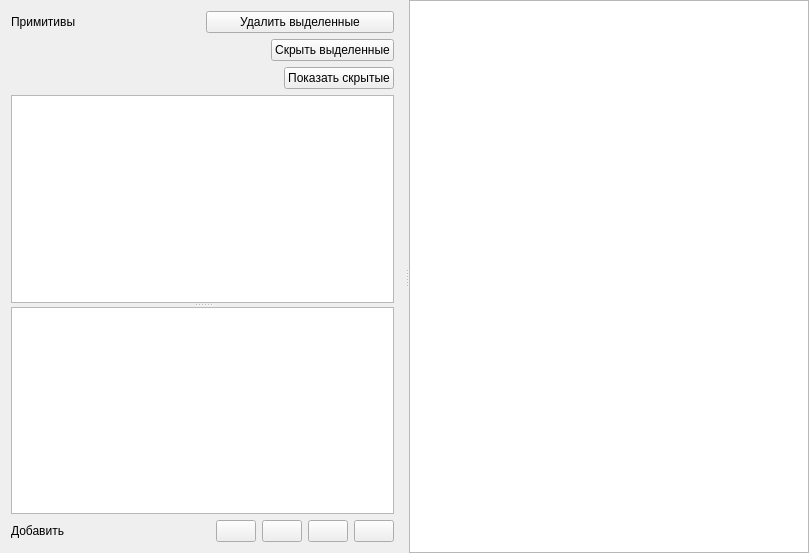
<?xml version="1.0" encoding="UTF-8"?>
<ui version="4.0">
 <class>main</class>
 <widget class="QWidget" name="main">
  <property name="geometry">
   <rect>
    <x>0</x>
    <y>0</y>
    <width>809</width>
    <height>553</height>
   </rect>
  </property>
  <property name="windowTitle">
   <string>L9</string>
  </property>
  <layout class="QGridLayout" name="gridLayout">
   <property name="topMargin">
    <number>0</number>
   </property>
   <property name="rightMargin">
    <number>0</number>
   </property>
   <property name="bottomMargin">
    <number>0</number>
   </property>
   <item row="0" column="0">
    <widget class="QSplitter" name="horizontalSpliiter">
     <property name="orientation">
      <enum>Qt::Horizontal</enum>
     </property>
     <widget class="QWidget" name="layoutWidget">
      <layout class="QVBoxLayout" name="verticalLayout">
       <property name="leftMargin">
        <number>0</number>
       </property>
       <property name="topMargin">
        <number>11</number>
       </property>
       <property name="bottomMargin">
        <number>11</number>
       </property>
       <item>
        <layout class="QHBoxLayout" name="horizontalLayout_2">
         <item>
          <widget class="QLabel" name="label">
           <property name="text">
            <string>Примитивы</string>
           </property>
          </widget>
         </item>
         <item>
          <widget class="QPushButton" name="removeSelected">
           <property name="text">
            <string>Удалить выделенные</string>
           </property>
          </widget>
         </item>
        </layout>
       </item>
       <item alignment="Qt::AlignRight">
        <widget class="QPushButton" name="hideSelected">
         <property name="text">
          <string>Скрыть выделенные</string>
         </property>
        </widget>
       </item>
       <item alignment="Qt::AlignRight">
        <widget class="QPushButton" name="showHidden">
         <property name="text">
          <string>Показать скрытые</string>
         </property>
        </widget>
       </item>
       <item>
        <widget class="QSplitter" name="tableSplitter">
         <property name="orientation">
          <enum>Qt::Vertical</enum>
         </property>
         <widget class="QTableView" name="primitivesTable">
          <property name="selectionMode">
           <enum>QAbstractItemView::ExtendedSelection</enum>
          </property>
          <property name="selectionBehavior">
           <enum>QAbstractItemView::SelectRows</enum>
          </property>
          <attribute name="horizontalHeaderVisible">
           <bool>true</bool>
          </attribute>
          <attribute name="horizontalHeaderDefaultSectionSize">
           <number>49</number>
          </attribute>
          <attribute name="horizontalHeaderHighlightSections">
           <bool>true</bool>
          </attribute>
          <attribute name="horizontalHeaderStretchLastSection">
           <bool>true</bool>
          </attribute>
          <attribute name="verticalHeaderVisible">
           <bool>false</bool>
          </attribute>
          <attribute name="verticalHeaderHighlightSections">
           <bool>false</bool>
          </attribute>
         </widget>
         <widget class="QTableView" name="groupsTable">
          <property name="selectionMode">
           <enum>QAbstractItemView::NoSelection</enum>
          </property>
          <property name="cornerButtonEnabled">
           <bool>false</bool>
          </property>
          <attribute name="horizontalHeaderVisible">
           <bool>true</bool>
          </attribute>
          <attribute name="horizontalHeaderDefaultSectionSize">
           <number>50</number>
          </attribute>
          <attribute name="horizontalHeaderStretchLastSection">
           <bool>true</bool>
          </attribute>
          <attribute name="verticalHeaderVisible">
           <bool>false</bool>
          </attribute>
          <attribute name="verticalHeaderHighlightSections">
           <bool>false</bool>
          </attribute>
          <attribute name="verticalHeaderStretchLastSection">
           <bool>false</bool>
          </attribute>
         </widget>
        </widget>
       </item>
       <item>
        <layout class="QHBoxLayout" name="horizontalLayout">
         <item>
          <widget class="QLabel" name="label_2">
           <property name="text">
            <string>Добавить</string>
           </property>
          </widget>
         </item>
         <item>
          <widget class="QPushButton" name="addEllipse">
           <property name="sizePolicy">
            <sizepolicy hsizetype="Maximum" vsizetype="Fixed">
             <horstretch>0</horstretch>
             <verstretch>0</verstretch>
            </sizepolicy>
           </property>
           <property name="baseSize">
            <size>
             <width>29</width>
             <height>0</height>
            </size>
           </property>
           <property name="toolTip">
            <string>Эллипс</string>
           </property>
           <property name="text">
            <string/>
           </property>
           <property name="icon">
            <iconset resource="resources.qrc">
             <normaloff>:/ellipse</normaloff>:/ellipse</iconset>
           </property>
          </widget>
         </item>
         <item>
          <widget class="QPushButton" name="addRect">
           <property name="sizePolicy">
            <sizepolicy hsizetype="Maximum" vsizetype="Fixed">
             <horstretch>0</horstretch>
             <verstretch>0</verstretch>
            </sizepolicy>
           </property>
           <property name="toolTip">
            <string>Прямоугольник</string>
           </property>
           <property name="text">
            <string/>
           </property>
           <property name="icon">
            <iconset resource="resources.qrc">
             <normaloff>:/rectangle</normaloff>:/rectangle</iconset>
           </property>
          </widget>
         </item>
         <item>
          <widget class="QPushButton" name="addTriangle">
           <property name="sizePolicy">
            <sizepolicy hsizetype="Maximum" vsizetype="Fixed">
             <horstretch>0</horstretch>
             <verstretch>0</verstretch>
            </sizepolicy>
           </property>
           <property name="toolTip">
            <string>Треугольник</string>
           </property>
           <property name="text">
            <string/>
           </property>
           <property name="icon">
            <iconset resource="resources.qrc">
             <normaloff>:/triangle</normaloff>:/triangle</iconset>
           </property>
          </widget>
         </item>
         <item>
          <widget class="QPushButton" name="addHex">
           <property name="sizePolicy">
            <sizepolicy hsizetype="Maximum" vsizetype="Fixed">
             <horstretch>0</horstretch>
             <verstretch>0</verstretch>
            </sizepolicy>
           </property>
           <property name="toolTip">
            <string>Шестиугольник</string>
           </property>
           <property name="text">
            <string/>
           </property>
           <property name="icon">
            <iconset resource="resources.qrc">
             <normaloff>:/hexagon</normaloff>:/hexagon</iconset>
           </property>
          </widget>
         </item>
        </layout>
       </item>
      </layout>
     </widget>
     <widget class="QGraphicsView" name="graphicsView">
      <property name="minimumSize">
       <size>
        <width>400</width>
        <height>400</height>
       </size>
      </property>
      <property name="verticalScrollBarPolicy">
       <enum>Qt::ScrollBarAlwaysOff</enum>
      </property>
      <property name="horizontalScrollBarPolicy">
       <enum>Qt::ScrollBarAlwaysOff</enum>
      </property>
      <property name="sizeAdjustPolicy">
       <enum>QAbstractScrollArea::AdjustToContents</enum>
      </property>
      <property name="backgroundBrush">
       <brush brushstyle="SolidPattern">
        <color alpha="255">
         <red>255</red>
         <green>255</green>
         <blue>255</blue>
        </color>
       </brush>
      </property>
      <property name="alignment">
       <set>Qt::AlignLeading|Qt::AlignLeft|Qt::AlignTop</set>
      </property>
      <property name="renderHints">
       <set>QPainter::Antialiasing|QPainter::HighQualityAntialiasing|QPainter::SmoothPixmapTransform</set>
      </property>
      <property name="cacheMode">
       <set>QGraphicsView::CacheBackground</set>
      </property>
      <property name="transformationAnchor">
       <enum>QGraphicsView::AnchorUnderMouse</enum>
      </property>
      <property name="viewportUpdateMode">
       <enum>QGraphicsView::BoundingRectViewportUpdate</enum>
      </property>
     </widget>
    </widget>
   </item>
  </layout>
 </widget>
 <layoutdefault spacing="6" margin="11"/>
 <resources>
  <include location="resources.qrc"/>
 </resources>
 <connections/>
</ui>
